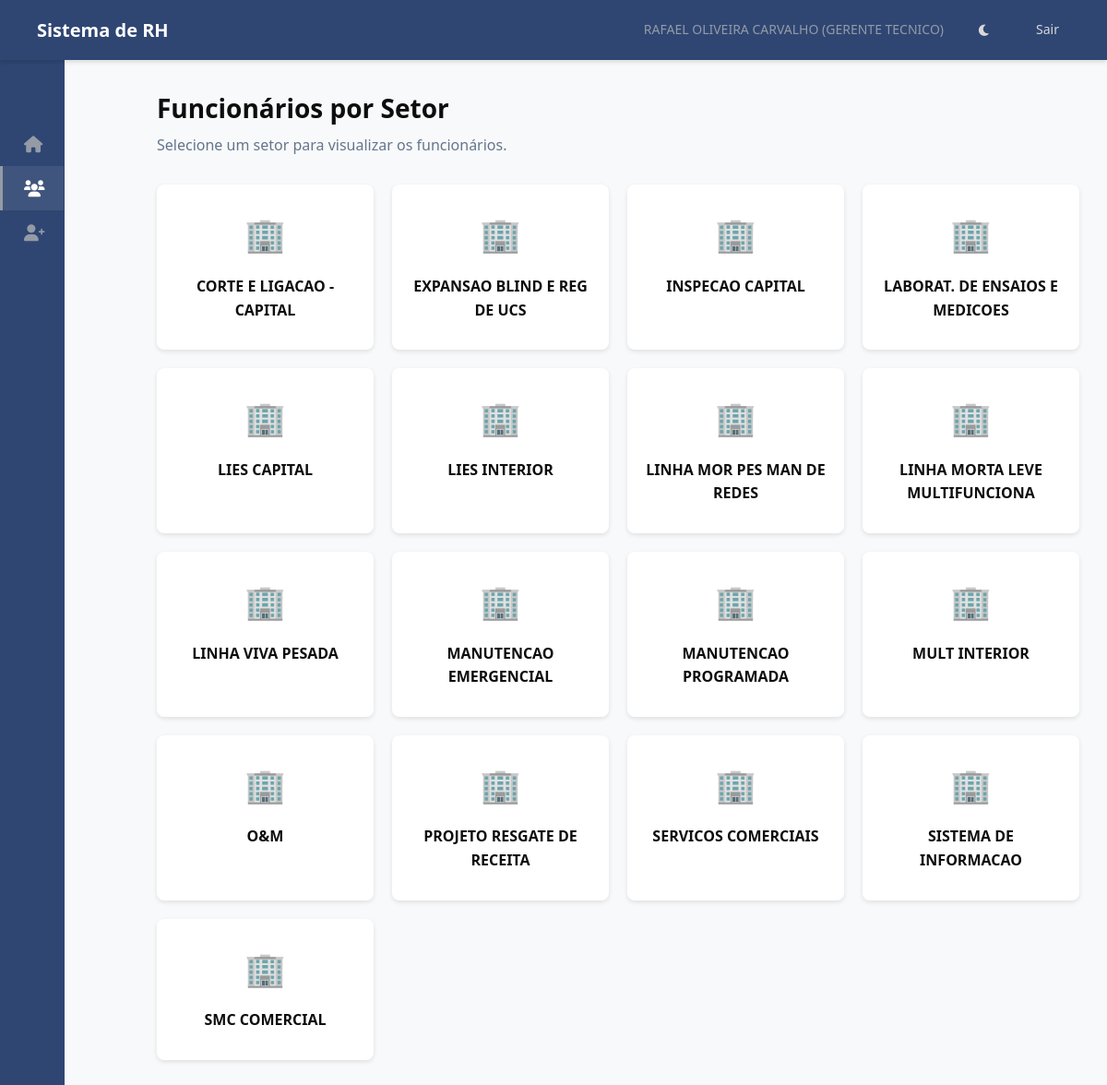
The page /funcionarios/setores/ (signed in) on the database its author committed.
### hierarquia/models.py (models this page shows, shortened)
class Funcionario(models.Model):
    usuario = models.OneToOneField(User, on_delete=models.SET_NULL, null=True, blank=True, related_name='funcionario')
    nome = models.CharField(max_length=255)
    data_nascimento = models.DateField(blank=True, null=True)
    cpf = models.CharField(max_length=14, unique=True, validators=[cpf_validator])
    data_admissao = models.DateField()
    cargo = models.ForeignKey(Cargo, on_delete=models.PROTECT, related_name='funcionarios')
    setor_primario = models.ForeignKey(
        Setor,
        on_delete=models.PROTECT, # Protege contra exclusão de setor com funcionários
        related_name='funcionarios_primarios', # Nome para acesso reverso
        verbose_name='Setor Principal',
        null=True, # TEMPORARIAMENTE True para facilitar migração inicial, depois pode ser False
        blank=True # TEMPORARIAMENTE True
    )
    setores_responsaveis = models.ManyToManyField(
        Setor,
        related_name='responsaveis', # Permite Setor.responsaveis.all()
        blank=True, # Muitos funcionários não serão responsáveis por nenhum setor
        verbose_name='Setores Responsáveis'
    )
    centro_servico = models.ForeignKey(CentroServico, on_delete=models.SET_NULL, null=True, blank=True, related_name='funcionarios')
    ativo = models.BooleanField(default=True)
    criado_em = models.DateTimeField(auto_now_add=True)
    atualizado_em = models.DateTimeField(auto_now=True)
    class Meta:
        ordering = ['nome']
        verbose_name = 'Funcionário'
        verbose_name_plural = 'Funcionários'

class Cargo(models.Model):
    NIVEL_CHOICES = [
        (1, 'Diretor'),
        (2, 'Gestor'),
        (3, 'Coordenador'),
        (4, 'Supervisor'),
        (5, 'ADM/Analista'), # E outros níveis operacionais
    ]
    nome = models.CharField(max_length=255, unique=True)
    nivel = models.IntegerField(choices=NIVEL_CHOICES)
    descricao = models.TextField(blank=True, null=True)
    criado_em = models.DateTimeField(auto_now_add=True)
    atualizado_em = models.DateTimeField(auto_now=True)
    class Meta:
        ordering = ['nivel', 'nome']
        verbose_name = 'Cargo'
        verbose_name_plural = 'Cargos'

class Setor(models.Model):
    nome = models.CharField(max_length=255, unique=True)
    descricao = models.TextField(blank=True, null=True)
    criado_em = models.DateTimeField(auto_now_add=True)
    atualizado_em = models.DateTimeField(auto_now=True)
    class Meta:
        ordering = ['nome']
        verbose_name = 'Setor'
        verbose_name_plural = 'Setores'

### hierarquia/views.py (the view)
# urls.py: path('funcionarios/setores/', views.listar_setores_funcionarios, name='listar_setores_funcionarios'),
@login_required(login_url='login')
def listar_setores_funcionarios(request):
    try:
        funcionario_logado = request.user.funcionario
    except Funcionario.DoesNotExist:
        return render(request, 'hierarquia/sem_acesso.html')
    setores_visiveis = Setor.objects.none() # Começa vazio
    if funcionario_logado.cargo.nivel == 1: # Diretor vê todos
        setores_visiveis = Setor.objects.all()
    else:
        if funcionario_logado.setor_primario:
            setores_visiveis = setores_visiveis | Setor.objects.filter(pk=funcionario_logado.setor_primario.pk)
        if funcionario_logado.setores_responsaveis.exists():
            setores_visiveis = setores_visiveis | funcionario_logado.setores_responsaveis.all()
    context = {
        'funcionario_logado': funcionario_logado,
        'setores': setores_visiveis.distinct().order_by('nome'),
    }
    return render(request, 'hierarquia/listar_setores.html', context)

### templates/hierarquia/listar_setores.html (shortened to what this page needs)
{% extends 'base.html' %}
{% load static %}
{% block extra_css %}
    <link rel="stylesheet" href="{% static 'css/listar_setores.css' %}">
{% endblock extra_css %}
{% block content %}
<div class="container">
    <div class="header">
        <h2>Funcionários por Setor</h2>
        <p>Selecione um setor para visualizar os funcionários.</p>
    </div>
    {% if setores %}
        <div class="sector-cards-grid">
            {% for setor in setores %}
                <a href="{% url 'listar_funcionarios_por_setor' setor.id %}" class="sector-card">
                    <div class="sector-card-icon">🏢</div>
                    <div class="sector-card-name">{{ setor.nome }}</div>
                </a>
            {% endfor %}
        </div>
    {% else %}
        <div class="empty-state-card">
             <p>Você não está associado a nenhum setor ou não há setores cadastrados.</p>
        </div>
    {% endif %}
</div>
{% endblock content %}

### templates/base.html (shortened to what this page needs)
{% load static %}
<!DOCTYPE html>
<html lang="pt-BR">
<head>
    <link rel="stylesheet" href="{% static 'css/base.css' %}">
    <link rel="stylesheet" href="https://cdnjs.cloudflare.com/ajax/libs/font-awesome/6.0.0/css/all.min.css">
    {% block extra_css %}{% endblock extra_css %}
</head>
<body>
    <nav class="navbar">
        <h1>Sistema de RH</h1>
        <div class="navbar-user">
            {% if user.is_authenticated and user.funcionario %}
                <span>{{ user.funcionario.nome }} ({{ user.funcionario.cargo.nome }})</span>
            {% else %}
                <span>Visitante</span>
            {% endif %}
            <button id="theme-toggle" class="theme-toggle-btn" aria-label="Alternar tema">
            </button>
            <a href="{% url 'logout' %}">Sair</a>
        </div>
    </nav>
    <div class="page-container">
        <aside class="sidebar" id="sidebar">
            <div class="sidebar-header">
            </div>
            <div class="menu-items">
                <a href="{% url 'dashboard' %}" class="menu-item {% if request.resolver_match.url_name == 'dashboard' %}active{% endif %}">
                    <i class="fas fa-home"></i> <span class="menu-text">Dashboard</span>
                </a>
                <a href="{% url 'listar_setores_funcionarios' %}" class="menu-item {% if 'funcionarios' in request.resolver_match.view_name %}active{% endif %}">
                    <i class="fas fa-users"></i> <span class="menu-text">Funcionários</span>
                </a>
                {% if perms.hierarquia.add_funcionario %}
                    <a href="{% url 'cadastrar_funcionario' %}" class="menu-item">
                         <i class="fas fa-user-plus"></i> <span class="menu-text">Cadastrar Funcionário</span>
                    </a>
                {% endif %}
            </div>
        </aside>
        <main class="main-content" id="main-content">
            {% block content %}
            {% endblock content %}
        </main>
    </div>
</body>
</html>

### static/css/base.css (style rules this page uses)
:root { --sidebar-width-expanded: 250px; --sidebar-width-collapsed: 70px; --bg-primary: #FFFFFF; --bg-secondary: #f8f9fa; --bg-navbar: #2F4673; --bg-sidebar: #2F4673; --bg-hover: rgba(217, 217, 217, 0.05); --bg-active: rgba(217, 217, 217, 0.1); --text-primary: #0D0D0D; --text-secondary: #64758C; --text-muted: #949BA6; --text-navbar: #D9D9D9; --text-sidebar: #D9D9D9; --text-sidebar-hover: #FFFFFF; --border-color: #D9D9D9; --border-accent: #949BA6; --shadow-color: rgba(0, 0, 0, 0.1); --shadow-navbar: rgba(0, 0, 0, 0.15); --accent-color: #64758C; }
* { margin: 0; padding: 0; box-sizing: border-box; }
body { font-family: 'Segoe UI', Tahoma, Geneva, Verdana, sans-serif; color: var(--text-primary); background-color: var(--bg-secondary); font-size: 16px; line-height: 1.6; transition: background-color 0.3s ease, color 0.3s ease; overflow: hidden; }
.navbar { background-color: var(--bg-navbar); color: var(--text-navbar); padding: 0 40px; height: 65px; display: flex; justify-content: space-between; align-items: center; box-shadow: 0 2px 5px var(--shadow-navbar); position: relative; z-index: 1001; }
.navbar h1 { font-size: 20px; font-weight: 600; color: #FFFFFF; }
.navbar-user { display: flex; align-items: center; gap: 25px; }
.navbar-user span { font-size: 14px; color: var(--text-muted); }
.navbar-user a, .theme-toggle-btn { color: var(--text-navbar); text-decoration: none; padding: 8px 12px; border-radius: 4px; font-size: 14px; font-weight: 500; transition: background-color 0.2s ease, color 0.2s ease; cursor: pointer; background: none; border: none; font-family: inherit; }
.page-container { display: flex; height: calc(100vh - 65px); }
.sidebar { width: var(--sidebar-width-expanded); background: var(--bg-sidebar); height: 100%; overflow-y: auto; overflow-x: hidden; display: flex; flex-direction: column; transition: width 0.3s ease; z-index: 1000; position: relative; }
.sidebar-header { display: flex; justify-content: space-between; align-items: center; padding: 25px 25px 15px 25px; }
.sidebar .menu-items { display: flex; flex-direction: column; padding-bottom: 20px; }
.sidebar .menu-item { padding: 12px 25px; text-decoration: none; color: var(--text-sidebar); font-weight: 500; display: flex; align-items: center; gap: 12px; font-size: 15px; border-left: 3px solid transparent; margin-right: 1px; transition: background-color 0.2s ease, color 0.2s ease, border-left-color 0.2s ease; white-space: nowrap; }
.sidebar .menu-item i { font-size: 18px; width: 20px; text-align: center; color: var(--text-muted); transition: color 0.2s ease; flex-shrink: 0; }
.sidebar .menu-item.active { background-color: var(--bg-active); color: var(--text-sidebar-hover); border-left-color: var(--border-accent); font-weight: 600; }
.sidebar .menu-item.active i { color: var(--text-sidebar-hover); }
.sidebar.sidebar-collapsed { width: var(--sidebar-width-collapsed); }
.sidebar.sidebar-collapsed .menu-item { justify-content: center; padding-left: 0; padding-right: 0; gap: 0; }
.sidebar.sidebar-collapsed .menu-item i { margin: 0; }
.main-content { flex: 1; overflow-y: auto; padding: 30px; background-color: var(--bg-secondary); margin-left: var(--sidebar-width-expanded); transition: margin-left 0.3s ease; }
.sidebar.sidebar-collapsed ~ .main-content { margin-left: var(--sidebar-width-collapsed); }
.container { max-width: 1000px; margin: 0 auto; padding: 0; }

### static/css/listar_setores.css (style rules this page uses)
.container { max-width: 1200px; margin: 0 auto; padding: 0; }
.header { margin-bottom: 30px; }
.header h2 { font-size: 28px; color: var(--text-primary); margin-bottom: 5px; }
.header p { color: var(--text-secondary); font-size: 16px; }
.sector-cards-grid { display: grid; grid-template-columns: repeat(auto-fill, minmax(200px, 1fr)); gap: 20px; }
.sector-card { display: block; background: var(--bg-primary); border-radius: 8px; padding: 25px 20px; box-shadow: 0 2px 5px var(--shadow-color); text-decoration: none; transition: transform 0.2s ease, box-shadow 0.2s ease; text-align: center; }
.sector-card-icon { font-size: 36px; margin-bottom: 15px; color: var(--accent-color); }
.sector-card-name { font-size: 16px; font-weight: 600; color: var(--text-primary); margin-bottom: 5px; }

### rows shown on the page
Setor: nome "CORTE E LIGACAO - CAPITAL"
Setor: nome "EXPANSAO BLIND E REG DE UCS"
Setor: nome "INSPECAO CAPITAL"
Setor: nome "LABORAT. DE ENSAIOS E MEDICOES"
Setor: nome "LIES CAPITAL"
Setor: nome "LIES INTERIOR"
Setor: nome "LINHA MOR PES MAN DE REDES"
Setor: nome "LINHA MORTA LEVE MULTIFUNCIONA"
Setor: nome "LINHA VIVA PESADA"
Setor: nome "MANUTENCAO EMERGENCIAL"
Setor: nome "MANUTENCAO PROGRAMADA"
Setor: nome "MULT INTERIOR"
Setor: nome "O&M"
Setor: nome "PROJETO RESGATE DE RECEITA"
Setor: nome "SERVICOS COMERCIAIS"
Setor: nome "SISTEMA DE INFORMACAO"
Setor: nome "SMC COMERCIAL"

### other values the page prints
{{ user.funcionario.nome }} "RAFAEL OLIVEIRA CARVALHO"
{{ user.funcionario.cargo.nome }} "GERENTE TECNICO"
